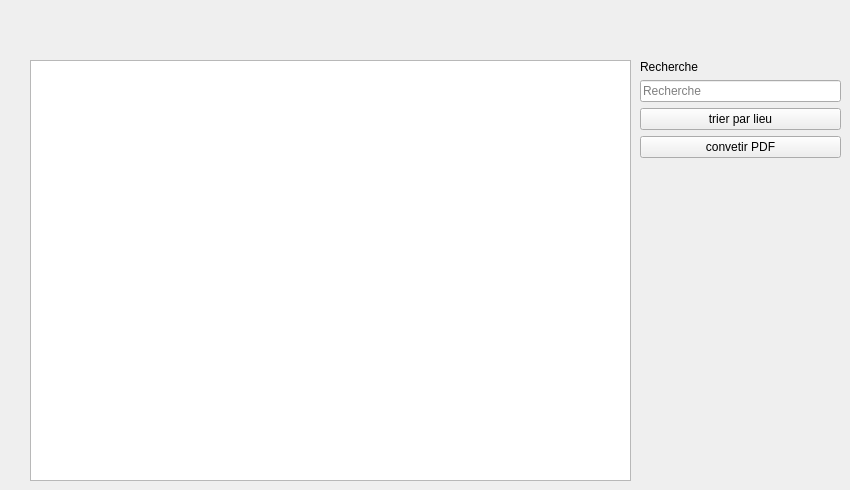
       <widget class="QWidget" name="tab_9">
        <attribute name="title">
         <string>ajou/PDF/aff</string>
        </attribute>
        <widget class="QWidget" name="layoutWidget">
         <property name="geometry">
          <rect>
           <x>640</x>
           <y>60</y>
           <width>201</width>
           <height>191</height>
          </rect>
         </property>
         <layout class="QVBoxLayout" name="verticalLayout_11">
          <item>
           <widget class="QLabel" name="label_9">
            <property name="styleSheet">
             <string notr="true">recharche </string>
            </property>
            <property name="text">
             <string>Recherche </string>
            </property>
           </widget>
          </item>
          <item>
           <widget class="QLineEdit" name="lineEdit_">
            <property name="placeholderText">
             <string>Recherche  </string>
            </property>
           </widget>
          </item>
          <item>
           <widget class="QPushButton" name="b_trier">
            <property name="text">
             <string>trier par lieu</string>
            </property>
           </widget>
          </item>
          <item>
           <widget class="QPushButton" name="B_convPDF">
            <property name="text">
             <string>convetir PDF</string>
            </property>
           </widget>
          </item>
          <item>
           <spacer name="verticalSpacer_6">
            <property name="orientation">
             <enum>Qt::Vertical</enum>
            </property>
            <property name="sizeHint" stdset="0">
             <size>
              <width>20</width>
              <height>40</height>
             </size>
            </property>
           </spacer>
          </item>
         </layout>
        </widget>
        <widget class="QTableView" name="tab_PC">
         <property name="geometry">
          <rect>
           <x>30</x>
           <y>60</y>
           <width>601</width>
           <height>421</height>
          </rect>
         </property>
         <property name="styleSheet">
          <string notr="true">recharche </string>
         </property>
        </widget>
       </widget>
